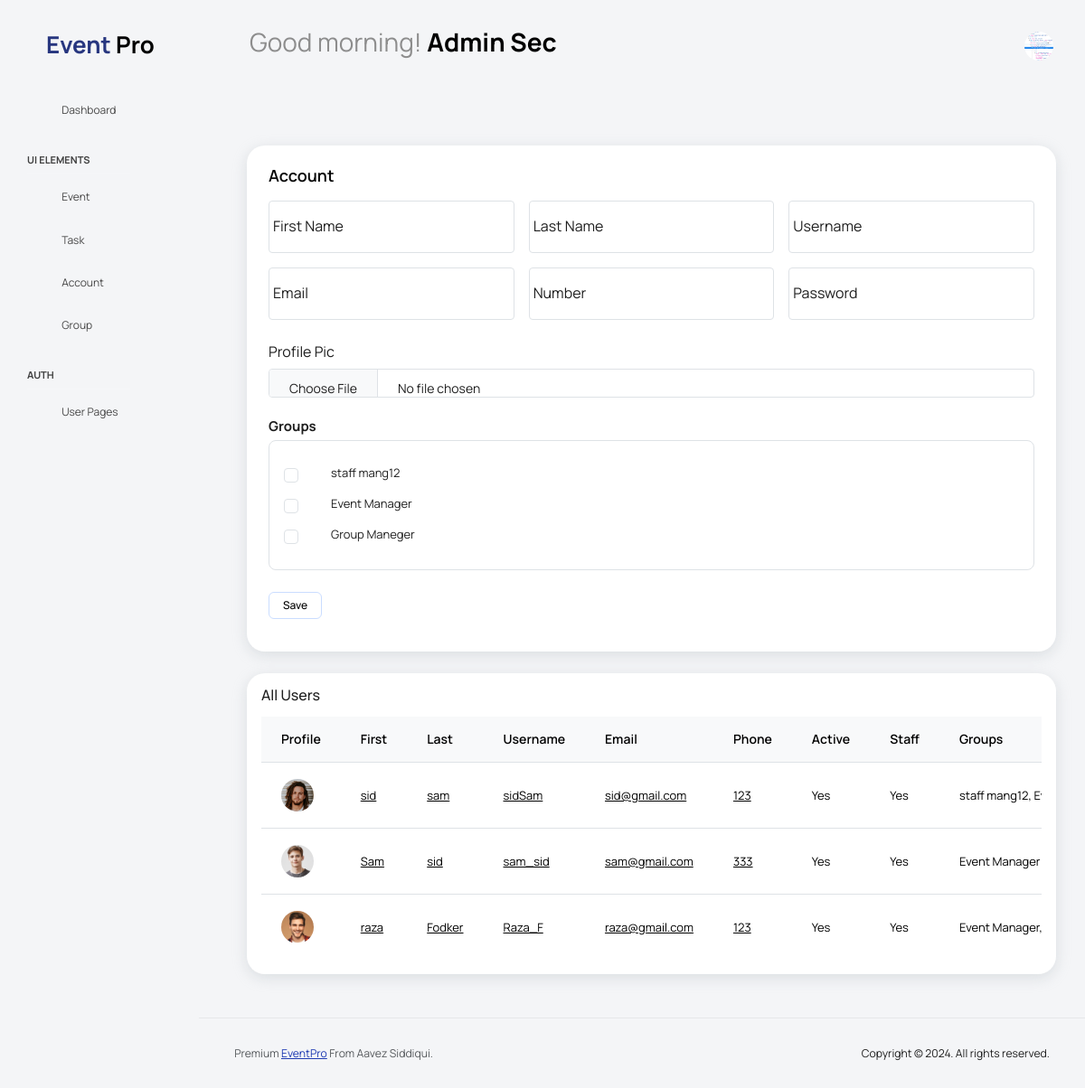
The page /account_page (signed in) on the database its author committed.
### userAcc/models.py (models this page shows)
class CustomUser(AbstractUser):
    phone_number = models.CharField(max_length=15, blank=True, null=True)
    profile_image = models.ImageField(upload_to='profile_images/', blank=True, null=True,default=None)
    email =   models.EmailField(unique=True)
    USERNAME_FIELD = "email"
    REQUIRED_FIELDS = []
    objects = CustomUserManager()
    def __str__(self):
        return self.email
    class Meta:
        permissions = (
                        ("can_add_staff", "To add staff"),
                        ("can_edit_staff", "To edit staff"),
                        ("can_make_group", "To make group")
                        )

### eventapp/views.py (the view)
# urls.py: path('account_page',Acount_new_page,name='account_page'),
@login_required(login_url='login_page')
def Acount_new_page(request):
    if request.user.is_superuser or request.user.has_perm('userAcc.can_add_staff'):
        users = CustomUser.objects.all()
        user_data = []
        groups = Group.objects.all()
        for user in users:
            user_groups = user.groups.all()
            user_data.append({'user': user, 'groups': user_groups})
        context = {
            'info_user':user_data,
            'groups':groups
        }
        return render(request,'Account_new.html',context)

### eventapp/templatetags/custom_filters.py (called while the page is built)
@register.filter
def encrypt_id(user_id):
    encrypted_id = cipher_suite.encrypt(str(user_id).encode()).decode()
    return encrypted_id

### templates/Account_new.html (shortened to what this page needs)
{% extends 'base.html' %}
{% load static %}
{% load custom_filters %}
{% block content %}
<div class="container-fluid">
  <div class="card mt-3">
    <div class="card-body">
      <h4 class="card-title">Account</h4>
      <form method="POST" action="{% url 'addAcount' %}" enctype="multipart/form-data">
        <div class="row row-cols-1 row-cols-md-3 g-3">
          <div class="form-floating col">
            <input type="text" class="form-control" id="Account_firstname" name="first_A_name" placeholder="First Name">
            <label for="Account_firstname">First Name</label>
          </div>
          <div class="form-floating col">
            <input type="text" class="form-control" id="Account_lastname" name="last_A_name" placeholder="Last Name">
            <label for="Account_lastname">Last Name</label>
          </div>
          <div class="form-floating col">
            <input type="text" class="form-control" id="Account_username" name="Username_A_name" placeholder="UserName">
            <label for="Account_username">Username</label>
          </div>
          <div class="form-floating col">
            <input type="email" class="form-control" id="Account_email" name="email_A_name" placeholder="Email">
            <label for="Account_email">Email</label>
          </div>
          <div class="form-floating col">
            <input type="number" class="form-control" id="Account_number" name="phone_A_name" placeholder="Number">
            <label for="Account_number">Number</label>
          </div>
          <div class="form-floating col">
            <input type="text" class="form-control" id="Account_password" name="password_A_name" placeholder="Password">
            <label for="Account_password">Password</label>
          </div>
        </div>
        <div class="mt-4">
          <label class="form-label">Profile Pic</label>
          <input type="file" class="form-control" id="Account_pic" name="profile_pic_Account" accept="image/*">
        </div>
        <div class="mt-4">
          <h6 class="fw-bold">Groups</h6>
          <div class="border rounded p-3" style="max-height: 250px; overflow-y: auto;">
            {% for group in groups %}
              <div class="form-check mb-2 ms-4">
                <input class="form-check-input" type="checkbox" id="checkBoxm_{{ group.id }}" name="groups_name_add" value="{{ group.id }}" {% if group.id in groups %}checked{% endif %}>
                <label class="form-check-label" for="checkBoxm_{{ group.id }}">{{ group.name }}</label>
              </div>
            {% endfor %}
          </div>
        </div>
        <button type="submit" class="btn btn-outline-primary mt-4">Save</button>
      </form>
    </div>
  </div>
  <div class="card mt-4 p-3">
    <h5 class="mb-3">All Users</h5>
    <div class="table-responsive">
      <table class="display table table-hover align-middle">
        <thead class="table-light">
          <tr>
            <th>Profile</th>
            <th>First</th>
            <th>Last</th>
            <th>Username</th>
            <th>Email</th>
            <th>Phone</th>
            <th>Active</th>
            <th>Staff</th>
            <th>Groups</th>
          </tr>
        </thead>
        <tbody>
          {% for info in info_user %}
            {% if info.user.is_staff and not info.user.is_superuser and info.user.email != user.email %}
              <tr>
                <td>
                  {% if info.user.profile_image %}
                    <a href="{% url 'account_edit' encoded_userId=info.user.id|encrypt_id %}">
                      <img src="{{ info.user.profile_image.url }}" class="img-sm rounded-circle">
                    </a>
                  {% endif %}
                </td>
                <td><a href="{% url 'account_edit' encoded_userId=info.user.id|encrypt_id %}" class="text-black no-underline font-normal">{{ info.user.first_name }}</a></td>
                <td><a href="{% url 'account_edit' encoded_userId=info.user.id|encrypt_id %}" class="text-black no-underline font-normal">{{ info.user.last_name }}</a></td>
                <td><a href="{% url 'account_edit' encoded_userId=info.user.id|encrypt_id %}" class="text-black no-underline font-normal">{{ info.user.username }}</a></td>
                <td><a href="{% url 'account_edit' encoded_userId=info.user.id|encrypt_id %}" class="text-black no-underline font-normal">{{ info.user.email }}</a></td>
                <td><a href="{% url 'account_edit' encoded_userId=info.user.id|encrypt_id %}" class="text-black no-underline font-normal">{{ info.user.phone_number }}</a></td>
                <td>{{ info.user.is_active|yesno:"Yes,No" }}</td>
                <td>{{ info.user.is_staff|yesno:"Yes,No" }}</td>
                <td>
                  {% for group in info.groups %}
                    {{ group.name }}{% if not forloop.last %}, {% endif %}
                  {% endfor %}
                </td>
              </tr>
            {% endif %}
          {% endfor %}
        </tbody>
      </table>
    </div>
  </div>
</div>
{% endblock %}

### templates/includes/navbar.html (shortened to what this page needs)
{% load static %}
<nav class="navbar default-layout col-lg-12 col-12 p-0 fixed-top d-flex align-items-top flex-row">
   <div class="text-center navbar-brand-wrapper d-flex align-items-center justify-content-start">
        <div>
            <a class="navbar-brand d-none d-lg-block" href="{% url 'home' %}">
                <h2 class="mb-0"><b>Event <span style="color: black;">Pro</span></b></h2>
            </a>
        </div>
    </div>
    <div class="navbar-menu-wrapper d-flex align-items-top">
      <ul class="navbar-nav">
        <li class="nav-item font-weight-semibold d-none d-lg-block ms-0">
          {% if request.user.is_authenticated %}
    {% if request.user.socialaccount_set.all %}
        {% with social_account=request.user.socialaccount_set.all.0 %}
            {% if social_account.provider == 'google' %}
            <h1 class="welcome-text"><span id="greeting"></span> <span class="text-black fw-bold">{{ request.user.first_name }} {{ request.user.last_name }}</span></h1>
          {% endif %}
        {% endwith %}
      {% else %}
      <h1 class="welcome-text"><span id="greeting"></span> <span class="text-black fw-bold">{{ request.user.first_name }} {{ request.user.last_name }}</span></h1>
    {% endif %}
    {% else %}
          <h1 class="welcome-text"><span id="greeting"></span> <span class="text-black fw-bold">Guest</span></h1>
{% endif %}
        </li>
      </ul>
      <ul class="navbar-nav ms-auto">
        {% if request.user.is_authenticated %}
  {% if request.user.socialaccount_set.all %}
    {% with social_account=request.user.socialaccount_set.all.0 %}
      {% if social_account.provider == 'google' %}
        <li class="nav-item dropdown user-dropdown">
          <a class="nav-link" id="UserDropdown" href="#" data-bs-toggle="dropdown" aria-expanded="false">
            <img class="img-xs rounded-circle" src="{{ social_account.extra_data.picture }}" alt="Profile image">
          </a>
          <div class="dropdown-menu dropdown-menu-right navbar-dropdown" aria-labelledby="UserDropdown">
            <div class="dropdown-header text-center">
              <img class="img-md rounded-circle" src="{{ social_account.extra_data.picture }}" alt="Profile image">
              <p class="mb-1 mt-3 font-weight-semibold">{{ request.user.first_name }} {{ request.user.last_name }}</p>
              <p class="fw-light text-muted mb-0">{{ request.user }}</p>
            </div>
            <a class="dropdown-item" href="{% url 'profile_edit_page' %}"><i class="dropdown-item-icon mdi mdi-account-outline text-primary me-2"></i> My Profile <span class="badge badge-pill badge-danger">1</span></a>
            <a class="dropdown-item"><i class="dropdown-item-icon mdi mdi-message-text-outline text-primary me-2"></i> Messages</a>
            <a class="dropdown-item"><i class="dropdown-item-icon mdi mdi-calendar-check-outline text-primary me-2"></i> Activity</a>
            <a class="dropdown-item"><i class="dropdown-item-icon mdi mdi-help-circle-outline text-primary me-2"></i> FAQ</a>
            <a class="dropdown-item" href="{% url 'logout' %}"><i class="dropdown-item-icon mdi mdi-power text-primary me-2"></i>Sign Out</a>
          </div>
        </li>
      {% endif %}
    {% endwith %}
  {% else %}
    <li class="nav-item dropdown user-dropdown">
      <a class="nav-link" id="UserDropdown" href="#" data-bs-toggle="dropdown" aria-expanded="false">
        {% if user.profile_image != '' %}
          <img class="img-xs rounded-circle" src="{{ user.profile_image.url }}" alt="Profile image">
        {% else %}
          <i class="mdi mdi-account-circle menu-icon"></i>
        {% endif %}
      </a>
    </li>
  {% endif %}
{% endif %}
    </div>
  </nav>

### templates/base.html (style rules this page uses)
.user-dropdown .nav-link { display: flex !important; align-items: center; justify-content: center; }

### rows shown on the page
CustomUser: user.first_name "Admin", user.last_name "Sec", profile_image (picture)
CustomUser: user.profile_image (picture), user.first_name "sid", user.last_name "sam", user.username "sidSam", user.email "sid@gmail.com", user.phone_number "123", user.is_active "Yes", user.is_staff "Yes"
CustomUser: user.profile_image (picture), user.first_name "Sam", user.last_name "sid", user.username "sam_sid", user.email "sam@gmail.com", user.phone_number "333", user.is_active "Yes", user.is_staff "Yes"
CustomUser: user.profile_image (picture), user.first_name "raza", user.last_name "Fodker", user.username "Raza_F", user.email "raza@gmail.com", user.phone_number "123", user.is_active "Yes", user.is_staff "Yes"

### other values the page prints
{{ group.name }} "staff mang12"
{{ group.name }} "Event Manager"
{{ group.name }} "Group Maneger"
